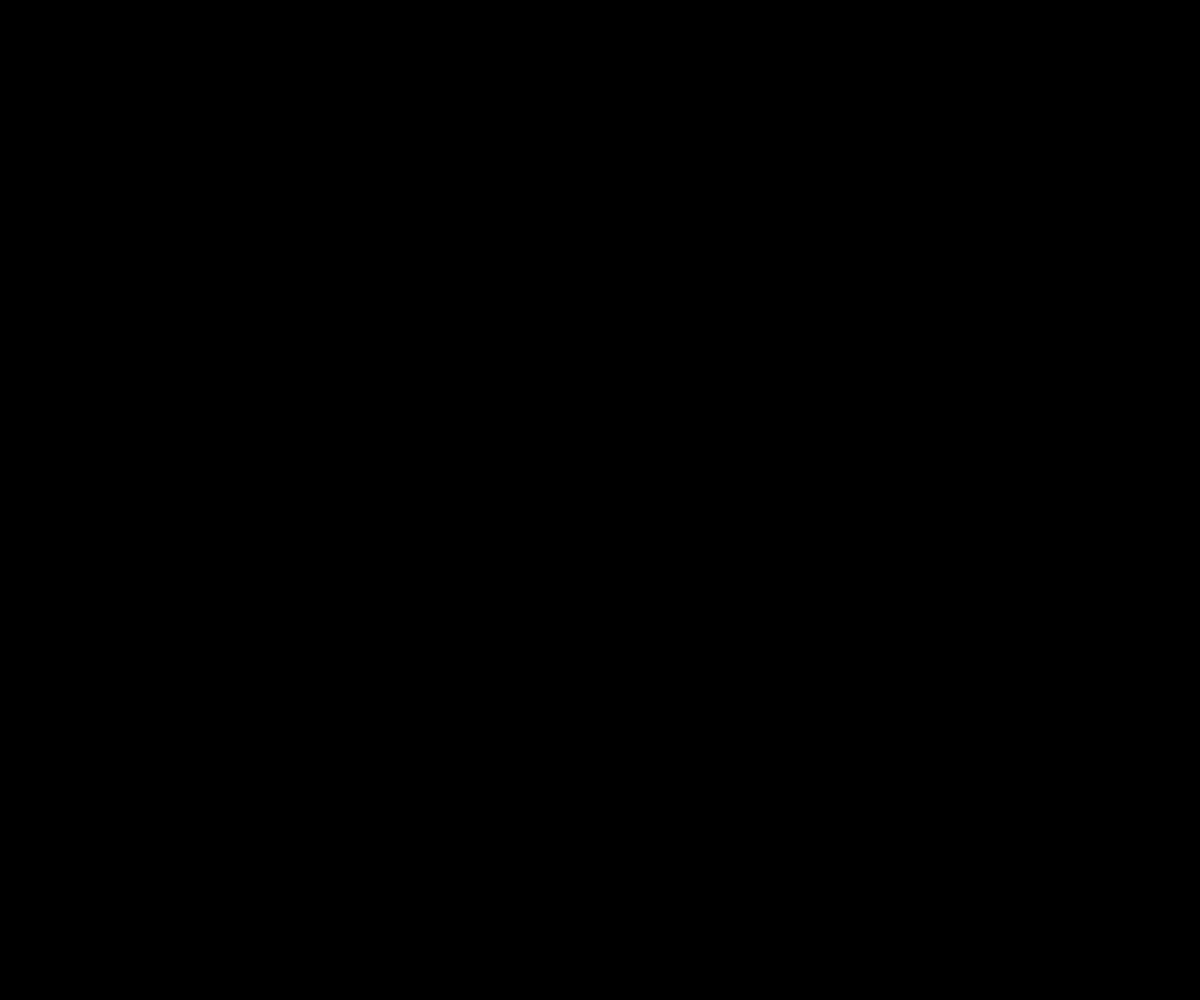
Frame 1 (no input)
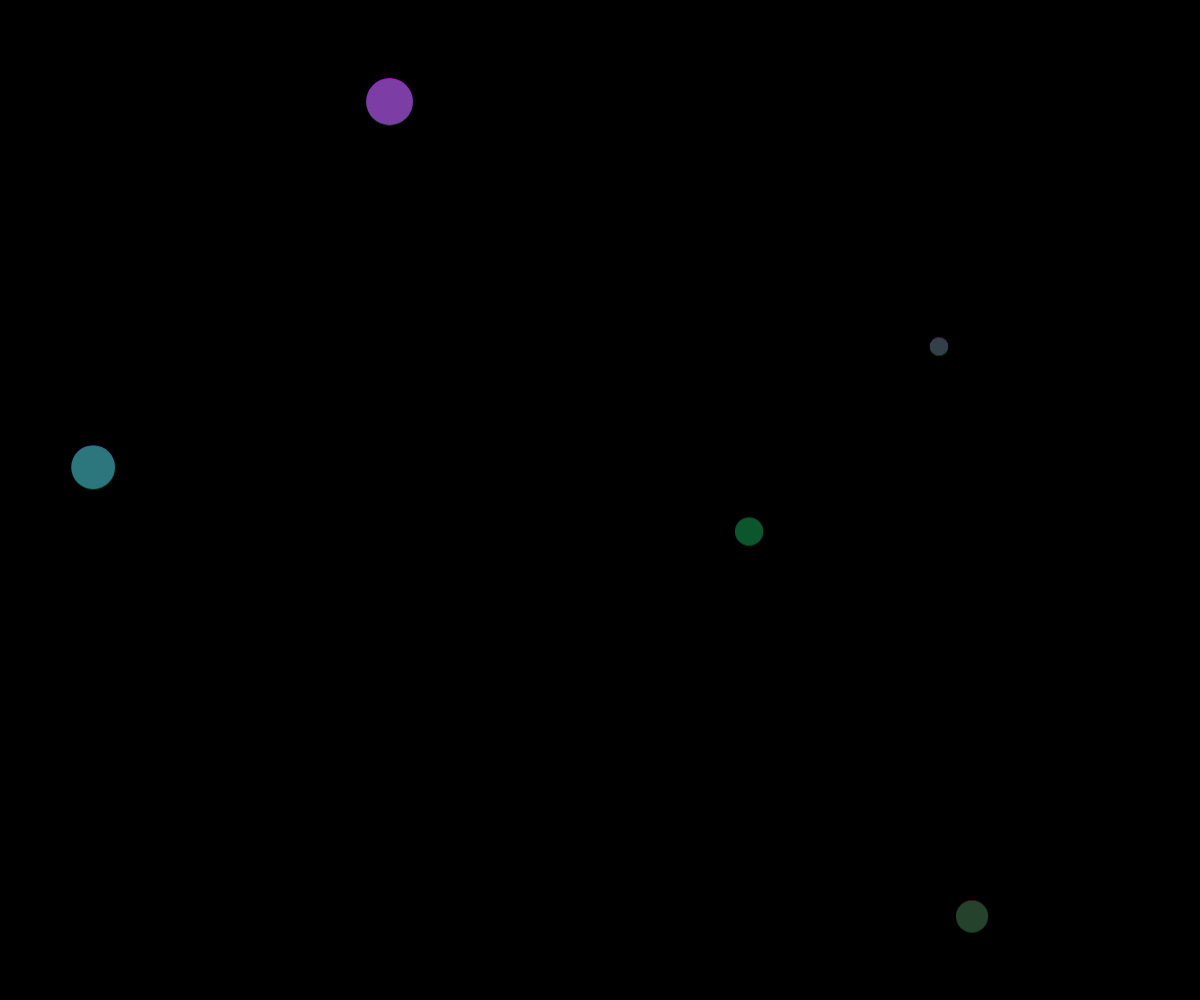
Frame 60 (no input)
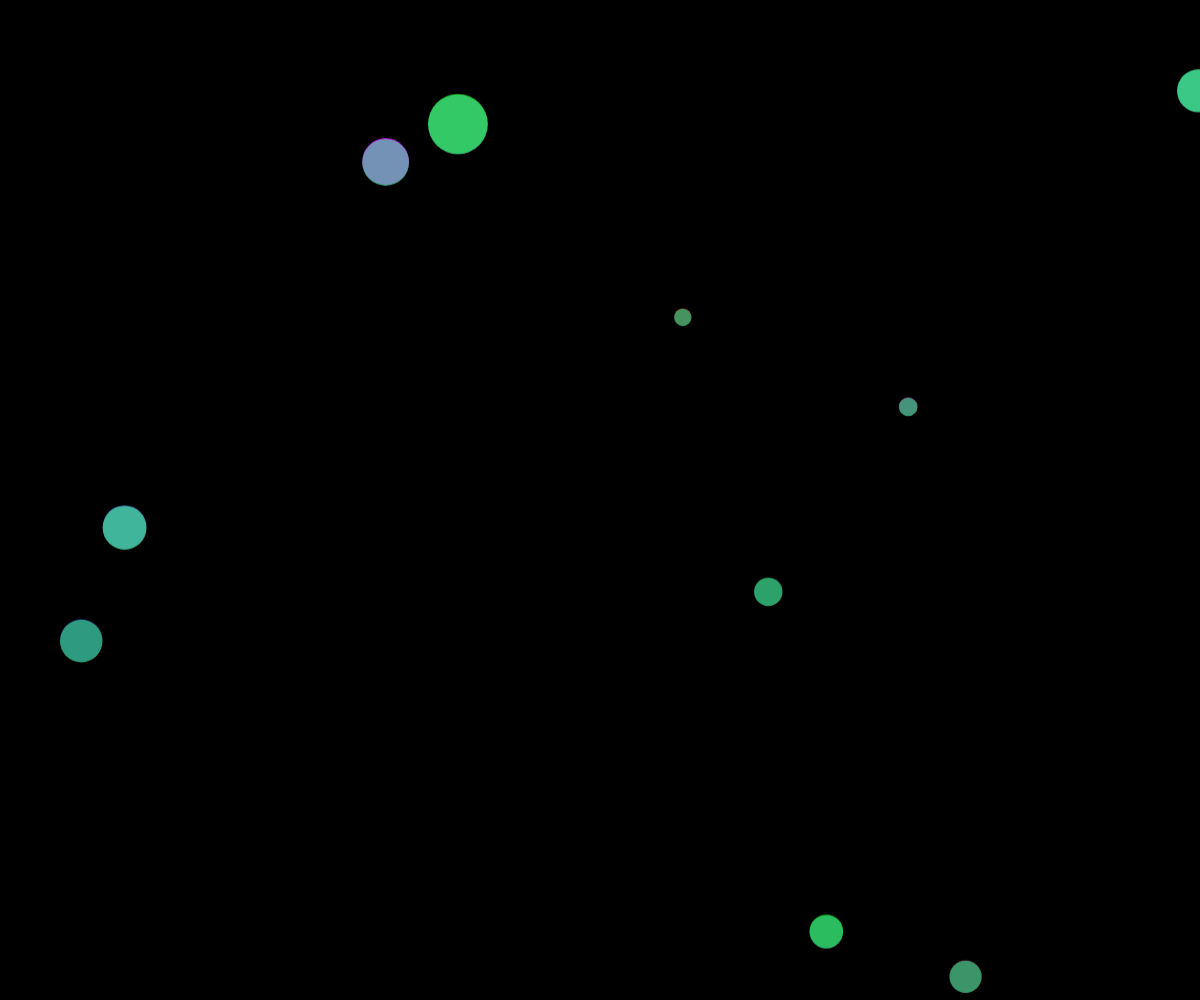
Frame 120 (the mouse pressed at the canvas centre since frame 60)

The p5.js sketch that drew these frames (run headless with seeded random() and noise() and a simulated clock; from frame 60 on, the mouse is pressed at the canvas centre):

// p5.js sketch
// ── sketch.js
var Ball = function() {
  this.r = random(255);
  this.g = random(255);
  this.b = random(255);
  this.a = random(255);
  this.x = random(width);
  this.y = random(height);
  this.speedX = random(-1,1);
  this.diameter = random(10,60);
}

Ball.prototype.show = function() {
  noStroke();
  fill(this.r, this.g, this.b, this.a);
  ellipse(this.x, this.y, this.diameter, this.diameter);
}

Ball.prototype.fall = function() {
  this.y = this.y + 1;
}

var balls = [];


function setup() {
  createCanvas(windowWidth, windowHeight); 
}

function draw() {

  background(0);

  for (var i = 0; i < balls.length; i++) {
    balls[i].show();
    balls[i].fall();
  }

  for (var i = 0; i < balls.length; i++) {
    ellipse(balls[i].x, balls[i].y, balls[i].diameter, balls[i].diameter);
    balls[i].x = balls[i].x + balls[i].speedX;
  }

  if (frameCount%10 == 0 && balls.length < 10000) {
  //  balls.push(new Ball());

  balls.push( new Ball() );
  
  }



}

  
